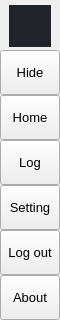
        <widget class="QFrame" name="leftMenuBg">
         <property name="minimumSize">
          <size>
           <width>60</width>
           <height>0</height>
          </size>
         </property>
         <property name="maximumSize">
          <size>
           <width>60</width>
           <height>16777215</height>
          </size>
         </property>
         <property name="frameShape">
          <enum>QFrame::NoFrame</enum>
         </property>
         <property name="frameShadow">
          <enum>QFrame::Raised</enum>
         </property>
         <layout class="QVBoxLayout" name="verticalLayout_3">
          <property name="spacing">
           <number>0</number>
          </property>
          <property name="leftMargin">
           <number>0</number>
          </property>
          <property name="topMargin">
           <number>0</number>
          </property>
          <property name="rightMargin">
           <number>0</number>
          </property>
          <property name="bottomMargin">
           <number>0</number>
          </property>
          <item>
           <widget class="QFrame" name="topLogoInfo">
            <property name="minimumSize">
             <size>
              <width>0</width>
              <height>50</height>
             </size>
            </property>
            <property name="maximumSize">
             <size>
              <width>16777215</width>
              <height>50</height>
             </size>
            </property>
            <property name="frameShape">
             <enum>QFrame::NoFrame</enum>
            </property>
            <property name="frameShadow">
             <enum>QFrame::Raised</enum>
            </property>
            <widget class="QFrame" name="topLogo">
             <property name="geometry">
              <rect>
               <x>9</x>
               <y>5</y>
               <width>42</width>
               <height>42</height>
              </rect>
             </property>
             <property name="minimumSize">
              <size>
               <width>42</width>
               <height>42</height>
              </size>
             </property>
             <property name="maximumSize">
              <size>
               <width>42</width>
               <height>42</height>
              </size>
             </property>
             <property name="styleSheet">
              <string notr="true">#topLogo {
	background-color: rgb(33, 37, 43);
	background-image: url(:/images/images/images/Logo_newer _small.png);
	background-position: centered;
	background-repeat: no-repeat;
}</string>
             </property>
             <property name="frameShape">
              <enum>QFrame::NoFrame</enum>
             </property>
             <property name="frameShadow">
              <enum>QFrame::Raised</enum>
             </property>
            </widget>
            <widget class="QLabel" name="titleLeftApp">
             <property name="geometry">
              <rect>
               <x>73</x>
               <y>8</y>
               <width>160</width>
               <height>20</height>
              </rect>
             </property>
             <property name="font">
              <font>
               <family>Segoe UI Semibold</family>
               <pointsize>12</pointsize>
               <italic>false</italic>
               <bold>false</bold>
              </font>
             </property>
             <property name="text">
              <string>Right Posture</string>
             </property>
             <property name="alignment">
              <set>Qt::AlignLeading|Qt::AlignLeft|Qt::AlignTop</set>
             </property>
            </widget>
            <widget class="QLabel" name="titleLeftDescription">
             <property name="geometry">
              <rect>
               <x>73</x>
               <y>27</y>
               <width>160</width>
               <height>16</height>
              </rect>
             </property>
             <property name="maximumSize">
              <size>
               <width>16777215</width>
               <height>16</height>
              </size>
             </property>
             <property name="font">
              <font>
               <family>Segoe UI</family>
               <pointsize>8</pointsize>
               <italic>false</italic>
               <bold>false</bold>
              </font>
             </property>
             <property name="text">
              <string>Make life better</string>
             </property>
             <property name="alignment">
              <set>Qt::AlignLeading|Qt::AlignLeft|Qt::AlignTop</set>
             </property>
            </widget>
           </widget>
          </item>
          <item>
           <widget class="QFrame" name="leftMenuFrame">
            <property name="frameShape">
             <enum>QFrame::NoFrame</enum>
            </property>
            <property name="frameShadow">
             <enum>QFrame::Raised</enum>
            </property>
            <layout class="QVBoxLayout" name="verticalMenuLayout">
             <property name="spacing">
              <number>0</number>
             </property>
             <property name="leftMargin">
              <number>0</number>
             </property>
             <property name="topMargin">
              <number>0</number>
             </property>
             <property name="rightMargin">
              <number>0</number>
             </property>
             <property name="bottomMargin">
              <number>0</number>
             </property>
             <item>
              <widget class="QFrame" name="toggleBox">
               <property name="maximumSize">
                <size>
                 <width>16777215</width>
                 <height>45</height>
                </size>
               </property>
               <property name="frameShape">
                <enum>QFrame::NoFrame</enum>
               </property>
               <property name="frameShadow">
                <enum>QFrame::Raised</enum>
               </property>
               <layout class="QVBoxLayout" name="verticalLayout_4">
                <property name="spacing">
                 <number>0</number>
                </property>
                <property name="leftMargin">
                 <number>0</number>
                </property>
                <property name="topMargin">
                 <number>0</number>
                </property>
                <property name="rightMargin">
                 <number>0</number>
                </property>
                <property name="bottomMargin">
                 <number>0</number>
                </property>
                <item>
                 <widget class="QPushButton" name="toggleButton">
                  <property name="sizePolicy">
                   <sizepolicy hsizetype="Expanding" vsizetype="Fixed">
                    <horstretch>0</horstretch>
                    <verstretch>0</verstretch>
                   </sizepolicy>
                  </property>
                  <property name="minimumSize">
                   <size>
                    <width>0</width>
                    <height>45</height>
                   </size>
                  </property>
                  <property name="font">
                   <font>
                    <family>Segoe UI</family>
                    <pointsize>10</pointsize>
                    <italic>false</italic>
                    <bold>false</bold>
                   </font>
                  </property>
                  <property name="cursor">
                   <cursorShape>PointingHandCursor</cursorShape>
                  </property>
                  <property name="layoutDirection">
                   <enum>Qt::LeftToRight</enum>
                  </property>
                  <property name="styleSheet">
                   <string notr="true">background-image: url(:/icons/images/icons/icon_menu.png);</string>
                  </property>
                  <property name="text">
                   <string>Hide</string>
                  </property>
                 </widget>
                </item>
               </layout>
              </widget>
             </item>
             <item alignment="Qt::AlignTop">
              <widget class="QFrame" name="topMenu">
               <property name="frameShape">
                <enum>QFrame::NoFrame</enum>
               </property>
               <property name="frameShadow">
                <enum>QFrame::Raised</enum>
               </property>
               <layout class="QVBoxLayout" name="verticalLayout_8">
                <property name="spacing">
                 <number>0</number>
                </property>
                <property name="leftMargin">
                 <number>0</number>
                </property>
                <property name="topMargin">
                 <number>0</number>
                </property>
                <property name="rightMargin">
                 <number>0</number>
                </property>
                <property name="bottomMargin">
                 <number>0</number>
                </property>
                <item>
                 <widget class="QPushButton" name="btn_Home">
                  <property name="sizePolicy">
                   <sizepolicy hsizetype="Expanding" vsizetype="Fixed">
                    <horstretch>0</horstretch>
                    <verstretch>0</verstretch>
                   </sizepolicy>
                  </property>
                  <property name="minimumSize">
                   <size>
                    <width>0</width>
                    <height>45</height>
                   </size>
                  </property>
                  <property name="font">
                   <font>
                    <family>Segoe UI</family>
                    <pointsize>10</pointsize>
                    <italic>false</italic>
                    <bold>false</bold>
                   </font>
                  </property>
                  <property name="cursor">
                   <cursorShape>PointingHandCursor</cursorShape>
                  </property>
                  <property name="layoutDirection">
                   <enum>Qt::LeftToRight</enum>
                  </property>
                  <property name="styleSheet">
                   <string notr="true">background-image: url(:/icons/images/icons/cil-home.png);</string>
                  </property>
                  <property name="text">
                   <string>Home</string>
                  </property>
                 </widget>
                </item>
                <item>
                 <widget class="QPushButton" name="btn_Log">
                  <property name="sizePolicy">
                   <sizepolicy hsizetype="Expanding" vsizetype="Fixed">
                    <horstretch>0</horstretch>
                    <verstretch>0</verstretch>
                   </sizepolicy>
                  </property>
                  <property name="minimumSize">
                   <size>
                    <width>0</width>
                    <height>45</height>
                   </size>
                  </property>
                  <property name="font">
                   <font>
                    <family>Segoe UI</family>
                    <pointsize>10</pointsize>
                    <italic>false</italic>
                    <bold>false</bold>
                   </font>
                  </property>
                  <property name="cursor">
                   <cursorShape>PointingHandCursor</cursorShape>
                  </property>
                  <property name="layoutDirection">
                   <enum>Qt::LeftToRight</enum>
                  </property>
                  <property name="styleSheet">
                   <string notr="true">background-image: url(:/icons/images/icons/cil-browser);</string>
                  </property>
                  <property name="text">
                   <string>Log</string>
                  </property>
                 </widget>
                </item>
                <item>
                 <widget class="QPushButton" name="btn_Setting">
                  <property name="sizePolicy">
                   <sizepolicy hsizetype="Expanding" vsizetype="Fixed">
                    <horstretch>0</horstretch>
                    <verstretch>0</verstretch>
                   </sizepolicy>
                  </property>
                  <property name="minimumSize">
                   <size>
                    <width>0</width>
                    <height>45</height>
                   </size>
                  </property>
                  <property name="font">
                   <font>
                    <family>Segoe UI</family>
                    <pointsize>10</pointsize>
                    <italic>false</italic>
                    <bold>false</bold>
                   </font>
                  </property>
                  <property name="cursor">
                   <cursorShape>PointingHandCursor</cursorShape>
                  </property>
                  <property name="layoutDirection">
                   <enum>Qt::LeftToRight</enum>
                  </property>
                  <property name="styleSheet">
                   <string notr="true">background-image: url(:/icons/images/icons/cil-settings.png);</string>
                  </property>
                  <property name="text">
                   <string>Setting</string>
                  </property>
                 </widget>
                </item>
                <item>
                 <widget class="QPushButton" name="btn_Logout">
                  <property name="sizePolicy">
                   <sizepolicy hsizetype="Expanding" vsizetype="Fixed">
                    <horstretch>0</horstretch>
                    <verstretch>0</verstretch>
                   </sizepolicy>
                  </property>
                  <property name="minimumSize">
                   <size>
                    <width>0</width>
                    <height>45</height>
                   </size>
                  </property>
                  <property name="font">
                   <font>
                    <family>Segoe UI</family>
                    <pointsize>10</pointsize>
                    <italic>false</italic>
                    <bold>false</bold>
                   </font>
                  </property>
                  <property name="cursor">
                   <cursorShape>PointingHandCursor</cursorShape>
                  </property>
                  <property name="layoutDirection">
                   <enum>Qt::LeftToRight</enum>
                  </property>
                  <property name="styleSheet">
                   <string notr="true">background-image: url(:/icons/images/icons/cil-account-logout.png);</string>
                  </property>
                  <property name="text">
                   <string>Log out</string>
                  </property>
                 </widget>
                </item>
               </layout>
              </widget>
             </item>
             <item alignment="Qt::AlignBottom">
              <widget class="QFrame" name="bottomMenu">
               <property name="frameShape">
                <enum>QFrame::NoFrame</enum>
               </property>
               <property name="frameShadow">
                <enum>QFrame::Raised</enum>
               </property>
               <layout class="QVBoxLayout" name="verticalLayout_9">
                <property name="spacing">
                 <number>0</number>
                </property>
                <property name="leftMargin">
                 <number>0</number>
                </property>
                <property name="topMargin">
                 <number>0</number>
                </property>
                <property name="rightMargin">
                 <number>0</number>
                </property>
                <property name="bottomMargin">
                 <number>0</number>
                </property>
                <item>
                 <widget class="QPushButton" name="toggleLeftBox">
                  <property name="sizePolicy">
                   <sizepolicy hsizetype="Expanding" vsizetype="Fixed">
                    <horstretch>0</horstretch>
                    <verstretch>0</verstretch>
                   </sizepolicy>
                  </property>
                  <property name="minimumSize">
                   <size>
                    <width>0</width>
                    <height>45</height>
                   </size>
                  </property>
                  <property name="font">
                   <font>
                    <family>Segoe UI</family>
                    <pointsize>10</pointsize>
                    <italic>false</italic>
                    <bold>false</bold>
                   </font>
                  </property>
                  <property name="cursor">
                   <cursorShape>PointingHandCursor</cursorShape>
                  </property>
                  <property name="layoutDirection">
                   <enum>Qt::LeftToRight</enum>
                  </property>
                  <property name="styleSheet">
                   <string notr="true">background-image: url(:/icons/images/icons/cil-user.png);</string>
                  </property>
                  <property name="text">
                   <string>About</string>
                  </property>
                 </widget>
                </item>
               </layout>
              </widget>
             </item>
            </layout>
           </widget>
          </item>
         </layout>
        </widget>
